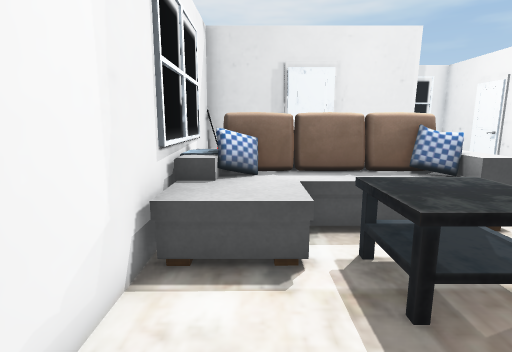
[1] (above)

15 first-person views from a walk through a 3-D level made in the Unity game engine. The camera is 1.2 m above the floor, tilts 10° down and sees 80° across. The floor is counted in squares, 0.5 m on a side. Each view is taken from the middle of a square. On the plan, view 1 faces up. The plan holds only what a view shows up to about 19 squares ahead; the rest is blank. The place goes on beyond the plan. The player is left out. Some animated figures are left out. Some surface patterns are stand-ins.

[2]
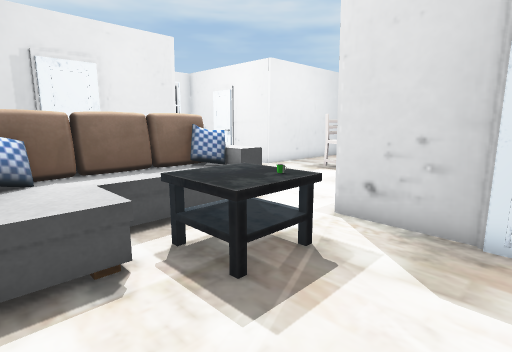

[3]
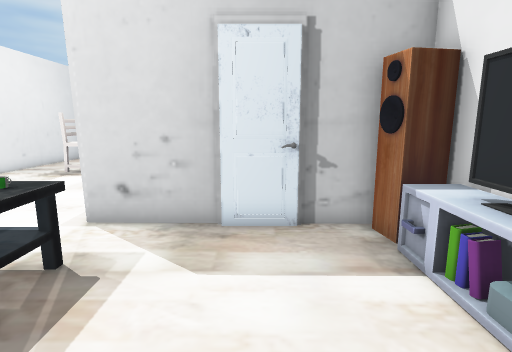

[4]
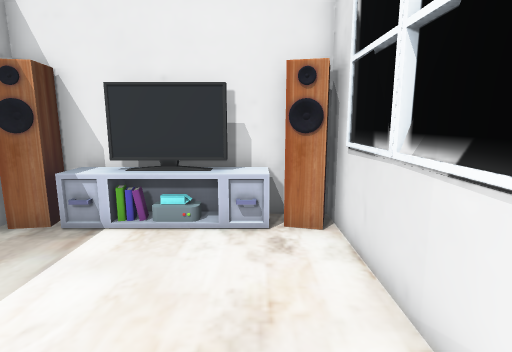

[5]
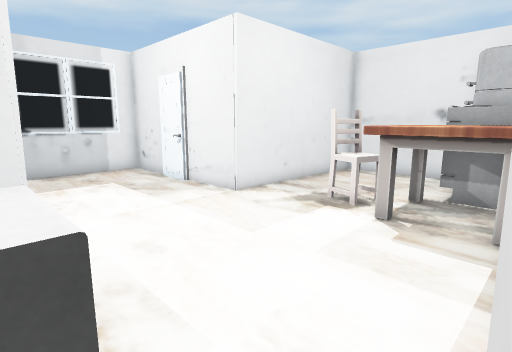

[6]
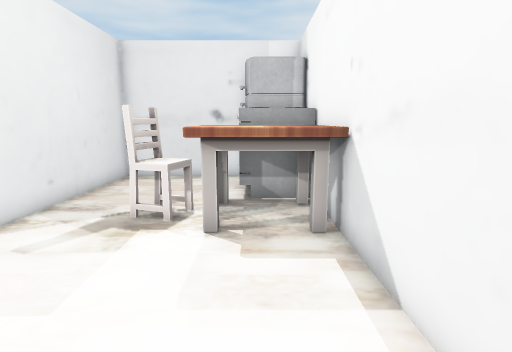

[7]
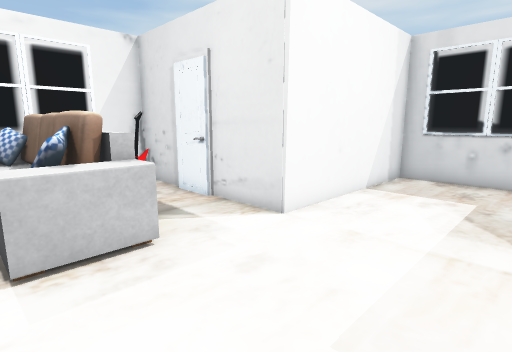

[8]
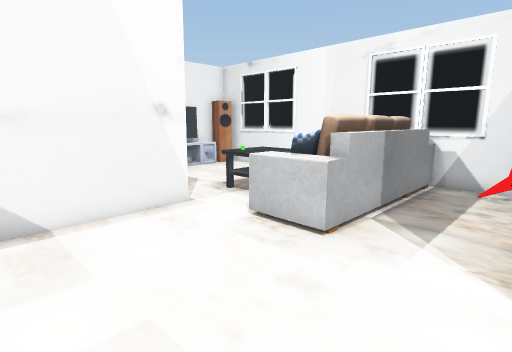

[9]
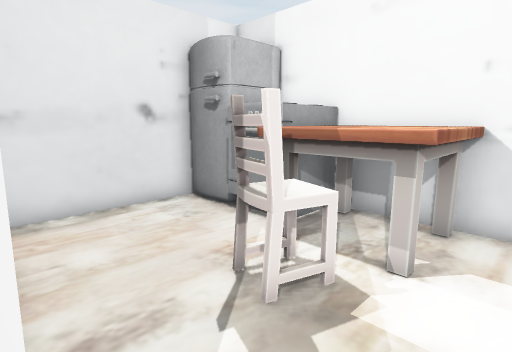

[10]
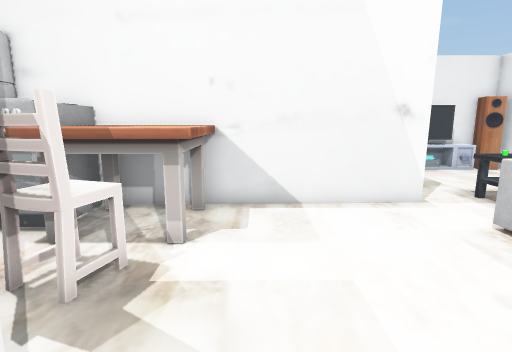

[11]
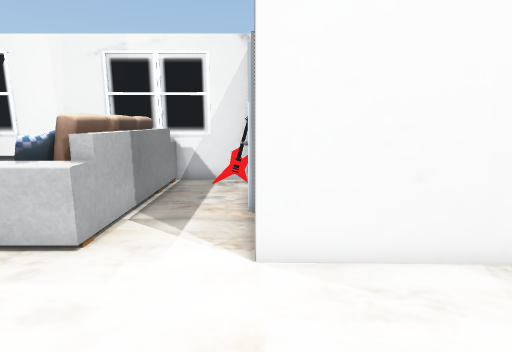

[12]
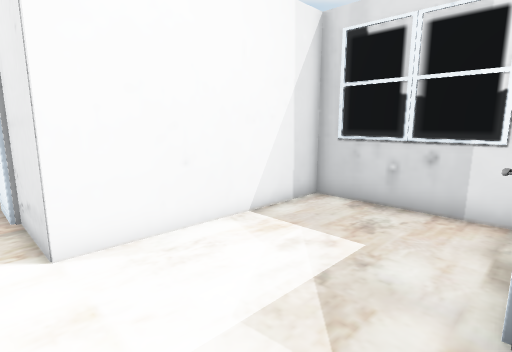

[13]
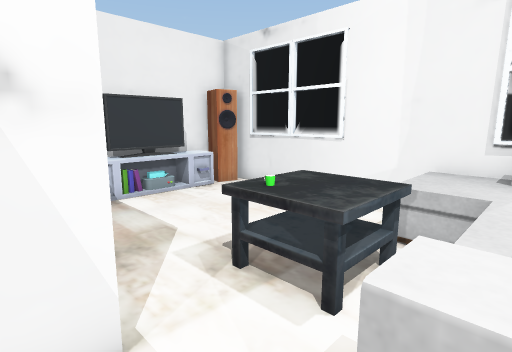

[14]
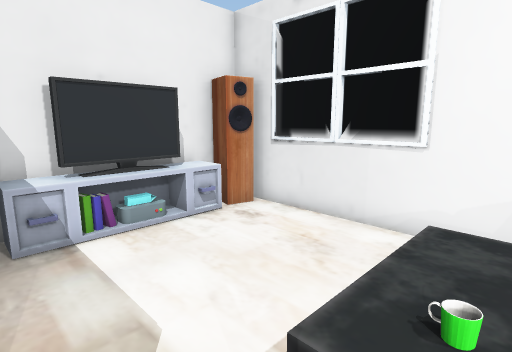

[15]
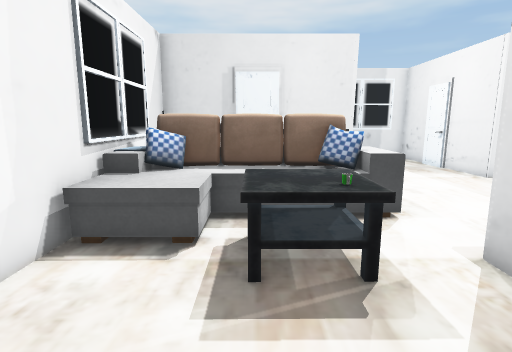

### Floor plan
Points are (right, up) in squares from view 1. A wall is a line through its corners. A room is listed if a view was taken in it or the views show most of it. See-through windows are left out.
Room 1 (views 1, 2, 3, 4, 5, 14, 15)
walls: (6, 0.7) (6, 4.1); (5.8, -1) (5.8, 0.9); (-0.8, 6.8) (-1, 7); (4.8, -2.8) (5.4, -2.6); (4.8, -2.8) (5.7, -2.6); (-1.5, -2.4) (-1.1, -2.9); (4.8, -2.9) (5.1, -2.7) (5.3, -2.8); (-1.5, -2.5) (-1, -2.8); (-1.5, -2.5) (-1.1, -2.9); (0.9, 7.6) (-0.8, 7.5); (4.8, -3) (5.4, -2.7) (5.5, -2.6); (-1.5, -2.6) (-1, -2.6) (-0.8, -2.7) (-0.6, -2.7); (-1.5, -2.6) (-0.6, -2.8); (-1.5, -2.6) (-0.7, -2.8) (-0.9, -3.9); (2.7, 7.8) (1.9, 7.7); (0.7, 7.8) (0.1, 7.7); (1.9, 8) (1.2, 7.9); (4.5, 7.7) (-0.7, 7.5); (6, -3.1) (6, -0.9); (4.5, 8) (2.9, 7.8); (-1.9, 8) (-1.9, -3.9) (5, -3.9) (4.7, -2.6) (5.2, -2.9) (5.5, -2.6)
low walls: (-0.4, 7) (-0.8, 6.8); (-1, 7) (-1.8, 7)
ways out: opening at (5, 6) to room 2
objects: sofa (-1, 5) to (6, 9); TV (1, -3) to (3, -3); table (2, 3) to (4, 5); drawers (4, -3)
Room 2 (views 6, 7, 8, 9, 10, 11, 12, 13)
walls: (11.8, 15) (11.8, 16.9); (4.1, 7.7) (4.6, 7.5); (6, 4.1) (18, 4.2); (3, 11.8) (1.1, 11.8); (12, 17) (12, 19.9) (6.1, 19.9) (6.1, 12) (-1.9, 12) (-1.9, 8); (19.9, 6.1) (19.9, 11.9) (12, 11.9) (12, 15.1); (-0.8, 8) (4.5, 8.2)
ways out: opening at (5, 6) to room 1
objects: guitar (-1, 11); table (12, 5) to (15, 7); chair (13, 8) to (15, 9); stove (16, 5) to (17, 7); fridge (18, 5) to (19, 7)

Positions as (right, up) in squares from view 1, and headings:
1: (0, 0), facing up
2: (-1, 0), facing up-right
3: (-1, 0), facing right
4: (0, 4), facing down
5: (5, 4), facing up-right
6: (6, 6), facing right
7: (11, 6), facing up-left
8: (11, 12), facing down-left
9: (11, 12), facing down-right
10: (11, 13), facing down
11: (11, 12), facing left
12: (12, 11), facing up-left
13: (7, 7), facing down-left
14: (5, 4), facing down-left
15: (2, -1), facing up
